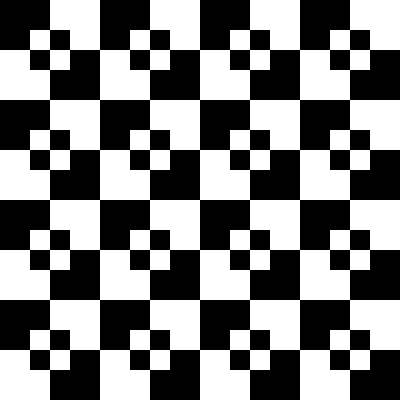
Frame 1 (no input)
Frame 60 (the mouse pressed at the canvas centre just before this capture): identical to frame 1, image omitted
Frame 120 (the mouse held since frame 60 and released just before this capture): identical to frame 1, image omitted

The Processing sketch that drew this single still picture (run headless with seeded random() and noise(); from frame 60 on, the mouse is pressed at the canvas centre):

// Processing sketch: processing_74493
// ── processing_74493.pde

void setup() {
  size (400, 400);
  background(255);
}

void draw() {

  noStroke();
  fill (0);
  rect (0, 0, 50, 50);
  rect (100, 0, 50, 50);
  rect (200, 0, 50, 50);
  rect (300, 0, 50, 50);
  rect (300, 0, 50, 50);
  rect (50, 50, 50, 50);
  rect (150, 50, 50, 50);
  rect (250, 50, 50, 50);
  rect (350, 50, 50, 50);
  rect (0, 100, 50, 50);
  rect (100, 100, 50, 50);
  rect (200, 100, 50, 50);
  rect (300, 100, 50, 50);
  rect (50, 150, 50, 50);
  rect (150, 150, 50, 50);
  rect (250, 150, 50, 50);
  rect (350, 150, 50, 50);
  rect (0, 200, 50, 50);
  rect (100, 200, 50, 50);
  rect (200, 200, 50, 50);
  rect (300, 200, 50, 50);

  rect (50, 250, 50, 50);
  rect (150, 250, 50, 50);
  rect (250, 250, 50, 50);
  rect (350, 250, 50, 50);
  rect (0, 300, 50, 50);
  rect (100, 300, 50, 50);
  rect (200, 300, 50, 50);
  rect (300, 300, 50, 50);
  rect (50, 350, 50, 50);
  rect (150, 350, 50, 50);
  rect (250, 350, 50, 50);
  rect (350, 350, 50, 50);

  noStroke();
  fill (255);
  rect (30, 30, 20, 20);
  rect (50, 50, 20, 20);
  rect (30, 130, 20, 20);
  rect (50, 150, 20, 20);
  rect (30, 230, 20, 20);
  rect (50, 250, 20, 20);
  rect (30, 330, 20, 20);
  rect (50, 350, 20, 20);
 
  
  rect (130, 30, 20, 20);
  rect (150, 50, 20, 20);
  rect (130, 130, 20, 20);
  rect (150, 150, 20, 20);
  rect (130, 230, 20, 20);
  rect (150, 250, 20, 20);
  rect (130, 330, 20, 20);
  rect (150, 350, 20, 20);

  rect (230, 30, 20, 20);
  rect (250, 50, 20, 20);
  rect (230, 130, 20, 20);
  rect (250, 150, 20, 20);
  rect (230, 230, 20, 20);
  rect (250, 250, 20, 20);
  rect (230, 330, 20, 20);
  rect (250, 350, 20, 20);

  rect (330, 30, 20, 20);
  rect (350, 50, 20, 20);
  rect (330, 130, 20, 20);
  rect (350, 150, 20, 20);
  rect (330, 230, 20, 20);
  rect (350, 250, 20, 20);
  rect (330, 330, 20, 20);
  rect (350, 350, 20, 20);

  noStroke();
  fill (0);
  rect (30, 50, 20, 20);
  rect (50, 30, 20, 20);
  rect (30, 150, 20, 20);
  rect (50, 130, 20, 20);
  rect (30, 250, 20, 20);
  rect (50, 230, 20, 20);
  rect (30, 350, 20, 20);
  rect (50, 330, 20, 20);

  rect (130, 50, 20, 20);
  rect (150, 30, 20, 20);  
  rect (130, 150, 20, 20);
  rect (150, 130, 20, 20);
  rect (130, 250, 20, 20);
  rect (150, 230, 20, 20);  
  rect (130, 350, 20, 20);
  rect (150, 330, 20, 20);

  rect (230, 50, 20, 20);
  rect (250, 30, 20, 20);
  rect (230, 150, 20, 20);
  rect (250, 130, 20, 20);
  rect (230, 250, 20, 20);
  rect (250, 230, 20, 20);
  rect (230, 350, 20, 20);
  rect (250, 330, 20, 20);

  rect (330, 50, 20, 20);
  rect (350, 30, 20, 20);
  rect (330, 150, 20, 20);
  rect (350, 130, 20, 20);
  rect (330, 250, 20, 20);
  rect (350, 230, 20, 20);
  rect (330, 350, 20, 20);
  rect (350, 330, 20, 20);
}
